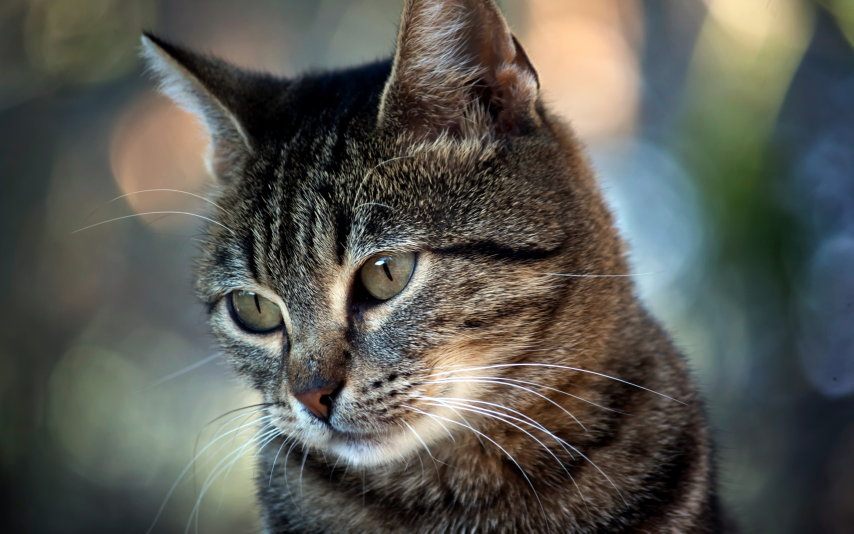
#> input picture some_cat.jpeg, 2560 x 1600 px (shown at 1/3 size)
$ python test.py
#> lines starting #> are read from the running program, lines starting #| are printed output that depends on the picture
from PIL import Image, ImageDraw, ImageFont
import time

tm_mday=time.gmtime().tm_mday
tm_mon=time.gmtime().tm_mon
tm_year=time.gmtime().tm_year
tm_hour=time.gmtime().tm_hour + 3
tm_min=time.gmtime().tm_min
stamp=(f'{tm_mday}.{tm_mon}.{tm_year} {tm_hour}-{tm_min}')
image = Image.open("some_cat.jpeg")
#> image is the input picture: PIL image 2560x1600 RGB; mean R, G, B 89, 89.2, 82.6
font = ImageFont.truetype("arial.ttf", 150)
drawer = ImageDraw.Draw(image)
drawer.text((500, 700), stamp, font=font, fill='red')
image.save('new_img.jpg')
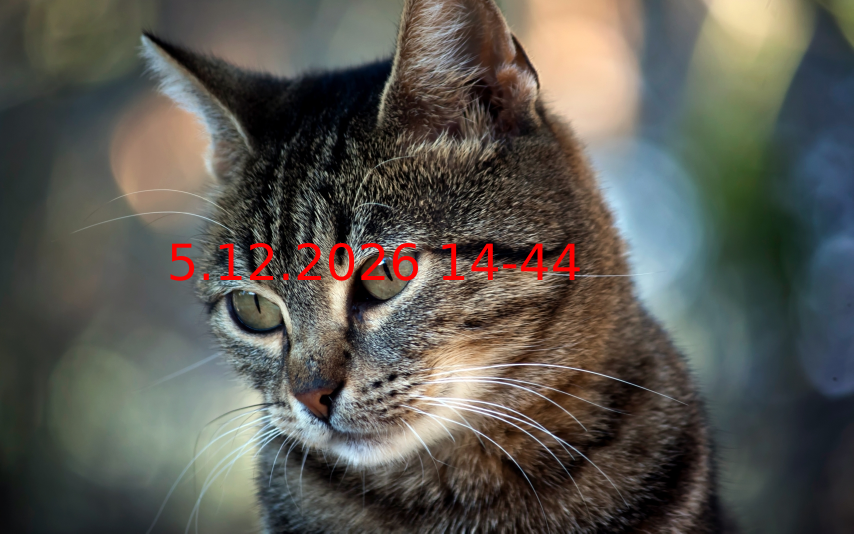
#> saved as new_img.jpg: PIL image 2560x1600 RGB (shown at 1/3 size); mean R, G, B 90.4, 88.5, 81.9


#***

#Вывод текущего времени
#import time
#print(time.asctime())

#***

#Загрузка картинки с котом
#from PIL import Image
#myImage = Image.open('some_cat.jpeg');
#myImage.show();

#Лишнее
#import image
#myImage = Image.open("C:\newPython\bfe93e32e5644edd66935e0fdb2182c9.jpeg");
#myImage.show();
#myImage.load();

#font = ImageFont.load_default()
#image.show()
